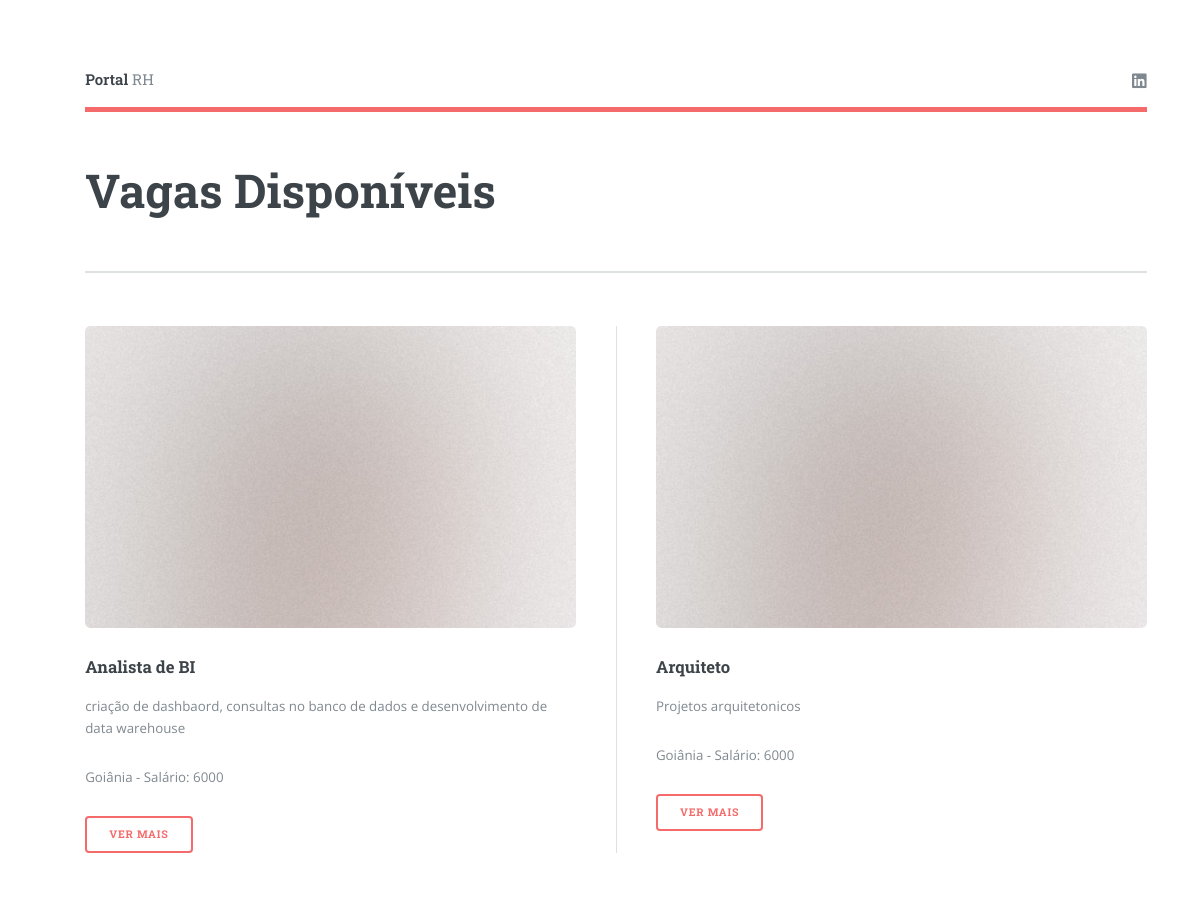
Screenshot of / (signed in) with the database file from the repository.
### website/models.py (models this page shows)
class Position(models.Model):
    title = models.CharField(max_length=250)
    description = models.CharField(max_length=2500)
    location = models.CharField(max_length=60)
    salary = models.IntegerField()
    name_company = models.CharField(max_length=60, null=True)
    email_contact = models.EmailField()

### website/views.py (the view)
# urls.py: path('', home_positions, name='home_positions'),
def home_positions(request):
    list_positions = Position.objects.all()
    data = {
        'list_positions': list_positions
    }
    return render(request, 'index.html', data)

### website/templates/index.html
{% extends 'base.html' %}
{% block content %}
<div id="wrapper">
	<div id="main">
		<div class="inner">
			<header id="header">
				<a href="" class="logo"><strong>Portal</strong> RH</a>
				<ul class="icons">
					<li><a href="#" class="icon brands fa-linkedin"><span class="label">Linkedin</span></a></li>
				</ul>
			</header>
			<section id="banner">
				<div class="content">
					<header>
						<h1>Vagas Disponíveis<br />
					</header>
				</div>
			</section>
			<section>
				<div class="posts">
					{% for position in list_positions %}
					<article>
						<a href="#" class="image"><img src="images/pic01.jpg" alt="" /></a>
						<h3>{{ position.title }}</h3>
						<p>{{ position.description }}</p>
						<p>{{ position.location}} - Salário: {{position.salary}}</p>
						<ul class="actions">
							<li><a href="{% url 'position_detail' position.id %}" class="button">Ver Mais</a></li>
						</ul>
					</article>
					{% endfor %}
				</div>
			</section>
		</div>
	</div>
	{% endblock %}

### rows the page displays
Position: title "Analista de BI", description "criação de dashbaord, consultas no banco de dados e desenvolvimento de data warehouse", location "Goiânia", salary "6000"
Position: title "Arquiteto", description "Projetos arquitetonicos", location "Goiânia", salary "6000"
